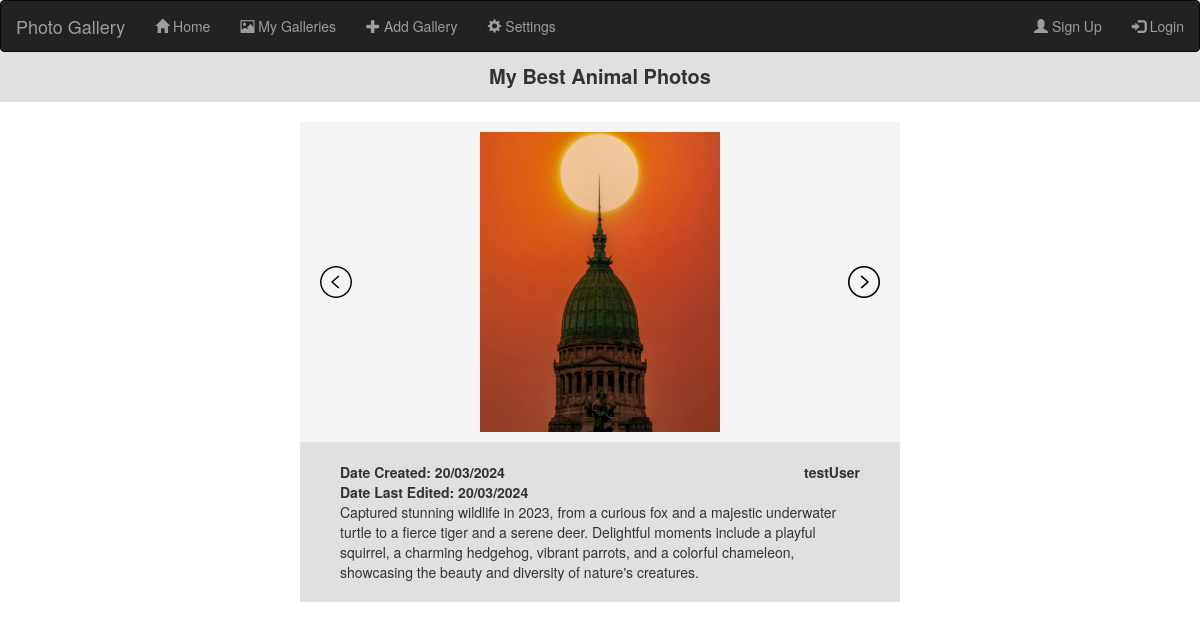
Page /viewGallery2 on the committed database.
### app.py (models this page shows, shortened)
class Gallery(db.Model):
    __tablename__ = 'galleries'
    id = db.Column(db.Integer, primary_key=True)
    userId = db.Column(db.Integer, db.ForeignKey(User.id))
    numPhotos = db.Column(db.Integer)
    title = db.Column(db.String(40))
    dateCreated = db.Column(db.Date)
    dateLastEdited = db.Column(db.Date)
    description = db.Column(db.Text)
    photos = db.relationship('Photo', backref='gallery')

class Photo(db.Model):
    __tablename__ = 'photos'
    __bind_key__ = 'photos'
    id = db.Column(db.Integer, primary_key=True)
    galleryId = db.Column(db.Integer, db.ForeignKey(Gallery.id))
    photoURL = db.Column(db.String(32))
    thumbnailURL = db.Column(db.String(32))

class User(UserMixin, db.Model):
    __tablename__ = 'users'
    __bind_key__ = 'users'
    id = db.Column(db.Integer, primary_key = True)
    fname = db.Column(db.String(32))
    lname = db.Column(db.String(32))
    email = db.Column(db.String(300), unique = True)
    username = db.Column(db.String(24))
    passwordHash = db.Column(db.String(128))
    galleries = db.relationship('Gallery', backref='user')

### app.py (the view)
@app.route("/viewGallery<int:galleryID>")
def viewGallery(galleryID):
    gallery = getGalleries()[galleryID]
    photos = Photo.query.filter_by(galleryId=gallery['id']).all()
    URLs = {}
    count = 0
    for photo in photos:
        URLs[count] = photo.photoURL
        count += 1
    return render_template('indvGallery.html', URLs = URLs, username = getCurrentUsername(), title = gallery['title'], description = gallery['description'], numPhotos = gallery['numPhotos'], dateCreated = gallery['dateCreated'], dateLastEdited = gallery['dateLastEdited'], galleryUsername = users[gallery['userId']]["username"], loggedIn = isLoggedIn())

### app.py (called while the page is built, shortened)
def getCurrentUsername():
    currentUserID = session.get("userId", None)
    currentUsername = None
    if currentUserID != None:
        currentUsername = loadUser(currentUserID).username
    return currentUsername

def isLoggedIn():
    if 'loggedIn' not in session:
        session['loggedIn'] = False
        session.modified = True
    return session['loggedIn']

def getGalleries(refresh = False):
    return galleries

### templates/indvGallery.html (shortened to what this page needs)
{% extends "base.html" %}
{% block content %}
    <div class = "pageTitle">
        {{title}}
    </div>
    <div id = "indvGallery">
        <div class = "galleryImages">
            <img src = "{{ url_for('static', filename = 'leftArrow.png') }}" class = "leftArrow" onclick = "nextPhoto(-1)">
            <img src = "{{URLs[0]}}" id = "photo" class = "galleryPhoto">
            <img src = "{{ url_for('static', filename = 'rightArrow.png') }}" class = "rightArrow" onclick = "nextPhoto(1)">
        </div>
        <div class = "galleryDetails">
            <div class = "galleryDates">
                Date Created: {{dateCreated.strftime('%d/%m/%Y')}}<br>
                Date Last Edited: {{dateLastEdited.strftime('%d/%m/%Y')}}
            </div>
            <div class = "galleryUser">{{galleryUsername}}</div>
            <div class = "galleryDescription">
                {{description}}
            </div>
        </div>
    </div>
{% endblock %}

### static/style.css (style rules this page uses)
:root { --lightBackground: #F5F5F5; --darkBackground: #E0E0E0; }
.pageTitle { margin: auto; font-size: 20px; background-color: var(--darkBackground); text-align: center; font-weight: bold; height: 50px; padding-top: 10px; }
#indvGallery { width: 50%; margin: auto; background-color: var(--lightBackground); margin-top: 20px; margin-bottom: 50px; }
.galleryImages { text-align: center; height: 320px; display: flex; align-items: center; justify-content: space-between; padding-left: 20px; padding-right: 20px; }
.galleryPhoto { max-height: 300px; max-width: 50%; }
.galleryDetails { background-color: var(--darkBackground); font-weight: bold; padding:20px 40px; }
.galleryDates { float: left; }
.galleryUser { float: right; }
.galleryDescription { margin-top: 40px; background-color: var(--darkBackground); font-weight: normal; }

### rows in the picture
Gallery: title "My Best Animal Photos", strftime "20/03/2024", description "Captured stunning wildlife in 2023, from a curious fox and a majestic underwater turtle to a fierce tiger and a serene deer. Delightful moments include a playful squirrel, a charming hedgehog, vibrant parrots, and a colorful chameleon, showcasing the beauty and diversity of nature's creatures."
Photo: photoURL (picture)
User: username "testUser"
